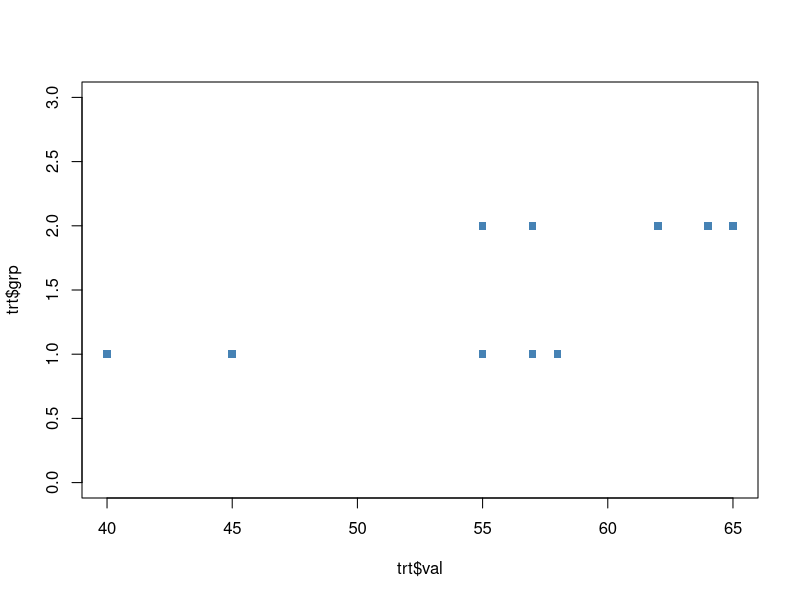

This figure's R source:
library(coin)
library(boot)
library(multcomp)

# Permutation Tests -------------------------------------------------------

trt <- data.frame(
  val = c(40, 57, 45, 55, 58, 57, 64, 55, 62, 65),
  grp = factor(rep(c("a", "b"), each = 5)))
trt

plot(trt$val, trt$grp, ylim = c(0,3), col = 'steelblue', pch = 15)

# NOTE: coin requires categorical variables as factors
#       and ordinal variables as orderd factors

# comparing indep. t-test with `coin` exact test
t.test(
  val ~ grp,
  data = trt,
  var.equal = TRUE)

oneway_test(
  val ~ grp,
  data = trt,
  distribution = "exact")

# comparing mann-whitney with `coin` test
uscrime <- transform(MASS::UScrime, So = factor(So))

wilcox.test(
  Prob ~ So,
  data = uscrime,
  distribution = "exact")

wilcox_test(
  Prob ~ So,
  data = uscrime,
  distribution = "exact")

# comparing one way anova with `coin`
set.seed(1234)
oneway_test(
  response ~ trt,
  data = cholesterol,
  distribution = approximate(nresample = 9999))


# contingency tables
arth <- transform(vcd::Arthritis, Improved = as.factor(as.numeric(Improved)))
set.seed(1234)
chisq.test(arth$Improved, arth$Treatment)
chisq_test(Treatment ~ Improved, data = arth, distribution = approximate())

# numeric variables
states <- as.data.frame(state.x77)
cor.test(states$Illiteracy, states$Murder, method = "spearman")
spearman_test(Illiteracy ~ Murder, data = states, distribution = approximate())

# dependent samples
crime <- MASS::UScrime
wilcox.test(crime$U1, crime$U2, paired = TRUE, correct = FALSE)
wilcoxsign_test(U1 ~ U2, data = crime, distribution = "exact")


# Permutation Tests - Linear Models ---------------------------------------
